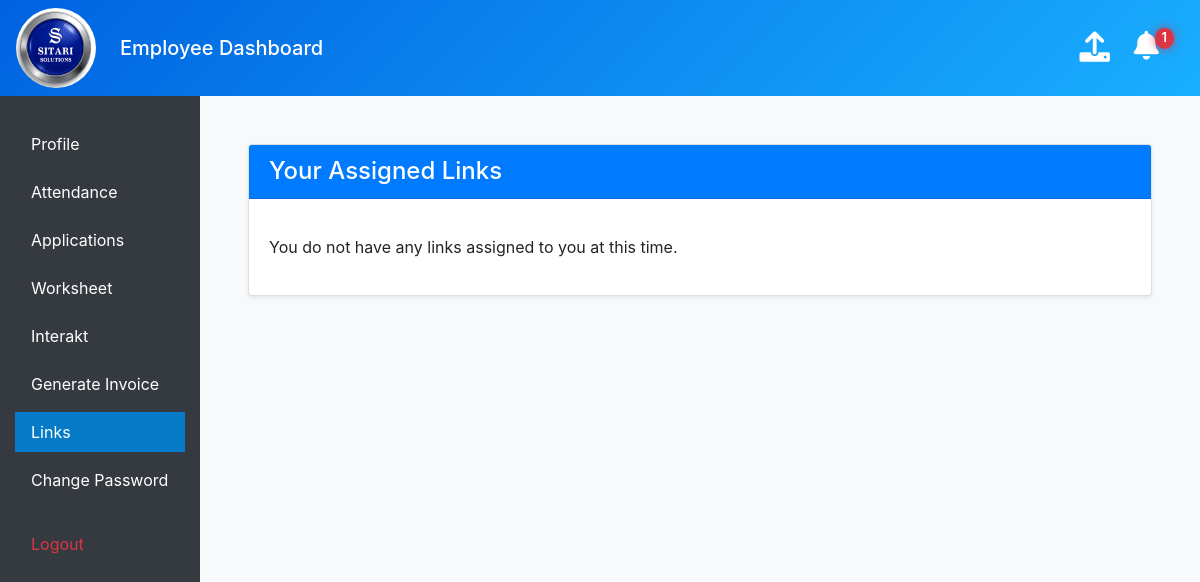
The page /links/ (signed in) on the database as committed earlier.
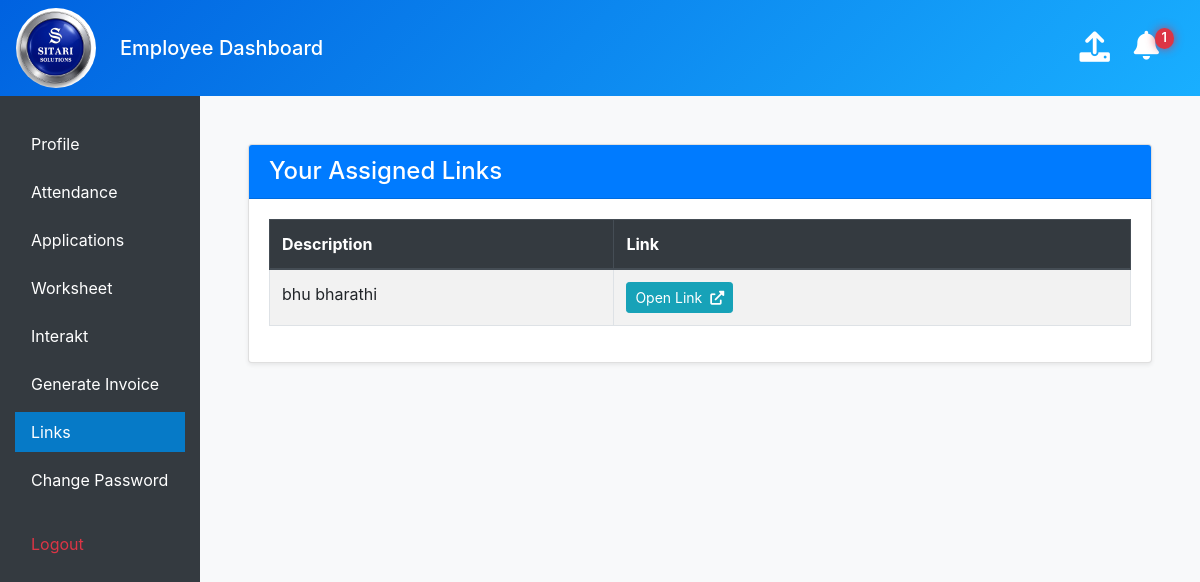
The same page on the database as committed later.
### management/models.py (models this page shows, shortened)
class ManagedLink(models.Model):
    description = models.CharField(
        max_length=200,
        help_text="A short, descriptive name for the link (e.g., 'Company Policy Document')."
    )
    url = models.URLField(
        max_length=500,
        help_text="The full URL of the link (e.g., 'https://example.com/policy.pdf')."
    )
    created_at = models.DateTimeField(auto_now_add=True)
    class Meta:
        ordering = ['description'] # Ordering by description is more user-friendly
        verbose_name = "Managed Link"
        verbose_name_plural = "Managed Links"

### management/views.py (the view)
# urls.py: path('links/', views.assigned_links_view, name='assigned_links'),
def assigned_links_view(request):
    employee_id = request.session.get('employee_id')
    if not employee_id:
        return redirect('login')
    try:
        employee = Employee.objects.prefetch_related('assigned_links').get(pk=employee_id)
    except Employee.DoesNotExist:
        request.session.flush()
        return redirect('login')
    context = {
        'employee': employee,
        'assigned_links': employee.assigned_links.all(),
    }
    return render(request, 'links.html', context)

### management/context_processors.py (called while the page is built)
def notifications_context(request):
    if request.session.get('employee_id'):
        employee_id = request.session.get('employee_id')
        count = UserNotificationStatus.objects.filter(employee_id=employee_id, is_read=False).count()
        return {'unread_notification_count': count}
    return {'unread_notification_count': 0}

### management/ip_restriction.py (called while the page is built)
def get_client_ip(request):
    x_forwarded_for = request.META.get('HTTP_X_FORWARDED_FOR')
    if x_forwarded_for:
        ip = x_forwarded_for.split(',')[0].strip()
    else:
        ip = request.META.get('REMOTE_ADDR')
    return ip

    def __call__(self, request):
        ip = get_client_ip(request)
        if not self.is_ip_allowed(ip):
            logger.warning(f"Access denied for IP: {ip}")
            return HttpResponseForbidden("Access denied.")
        response = self.get_response(request)
        return response

### management/models.py (called while the page is built)
    def __str__(self):
        return self.name

### management/templatetags/upload_tags.py (called while the page is built)
@register.simple_tag
def get_upload_form():
    return EmployeeUploadForm()

### management/templates/links.html
{% extends "masteremployee.html" %}
{% load static %}
{% block content %}
<main class="container-fluid ml-sm-auto col-lg-12 px-4 py-4">
    <div class="card shadow-sm">
        <div class="card-header bg-primary text-white">
            <h4 class="mb-0">Your Assigned Links</h4>
        </div>
        <div class="card-body">
            {% if assigned_links %}
                <div class="table-responsive">
                    <table class="table table-striped table-bordered">
                        <thead class="thead-dark">
                            <tr>
                                <th scope="col" style="width: 40%;">Description</th>
                                <th scope="col">Link</th>
                            </tr>
                        </thead>
                        <tbody>
                            {% for link in assigned_links %}
                                <tr>
                                    <td>{{ link.description }}</td>
                                    <td>
                                        <a href="{{ link.url }}" target="_blank" class="btn btn-sm btn-info">
                                            Open Link <i class="fas fa-external-link-alt ml-1"></i>
                                        </a>
                                    </td>
                                </tr>
                            {% endfor %}
                        </tbody>
                    </table>
                </div>
            {% else %}
                <p class="mt-3">You do not have any links assigned to you at this time.</p>
            {% endif %}
        </div>
    </div>
</main>
{% endblock %}

Rows that differ between the two databases and show on the page:
added ManagedLink: description "bhu bharathi"
Other text that changed with them:
text no longer shown: "You do not have any links assigned to you at this time."
text now shown: "Description Link"
